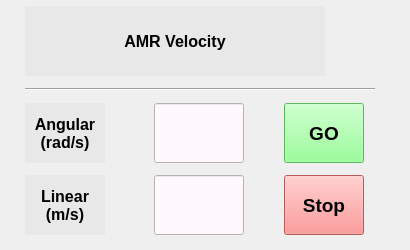
             <widget class="QWidget" name="Tab_DiffControl">
              <attribute name="title">
               <string>Differential</string>
              </attribute>
              <widget class="QWidget" name="gridLayoutWidget_2">
               <property name="geometry">
                <rect>
                 <x>0</x>
                 <y>0</y>
                 <width>401</width>
                 <height>241</height>
                </rect>
               </property>
               <layout class="QGridLayout" name="gridLayout">
                <item row="3" column="1">
                 <widget class="QLineEdit" name="Diff_LineEdit_Linear">
                  <property name="minimumSize">
                   <size>
                    <width>0</width>
                    <height>0</height>
                   </size>
                  </property>
                  <property name="maximumSize">
                   <size>
                    <width>90</width>
                    <height>90</height>
                   </size>
                  </property>
                  <property name="font">
                   <font>
                    <family>微軟正黑體</family>
                    <pointsize>12</pointsize>
                    <weight>75</weight>
                    <bold>true</bold>
                   </font>
                  </property>
                  <property name="layoutDirection">
                   <enum>Qt::LeftToRight</enum>
                  </property>
                  <property name="styleSheet">
                   <string notr="true">background-color:rgb(255, 248, 252)</string>
                  </property>
                  <property name="text">
                   <string/>
                  </property>
                  <property name="alignment">
                   <set>Qt::AlignCenter</set>
                  </property>
                 </widget>
                </item>
                <item row="0" column="0" colspan="3">
                 <widget class="QLabel" name="Diff_Label_Title_Top">
                  <property name="minimumSize">
                   <size>
                    <width>300</width>
                    <height>70</height>
                   </size>
                  </property>
                  <property name="maximumSize">
                   <size>
                    <width>300</width>
                    <height>70</height>
                   </size>
                  </property>
                  <property name="font">
                   <font>
                    <pointsize>12</pointsize>
                    <weight>75</weight>
                    <bold>true</bold>
                   </font>
                  </property>
                  <property name="styleSheet">
                   <string notr="true">background-color:rgb(232, 232, 232)</string>
                  </property>
                  <property name="text">
                   <string>AMR Velocity</string>
                  </property>
                  <property name="alignment">
                   <set>Qt::AlignCenter</set>
                  </property>
                 </widget>
                </item>
                <item row="2" column="2">
                 <widget class="QPushButton" name="Diff_Btn_Go">
                  <property name="sizePolicy">
                   <sizepolicy hsizetype="Minimum" vsizetype="Minimum">
                    <horstretch>0</horstretch>
                    <verstretch>0</verstretch>
                   </sizepolicy>
                  </property>
                  <property name="minimumSize">
                   <size>
                    <width>80</width>
                    <height>50</height>
                   </size>
                  </property>
                  <property name="maximumSize">
                   <size>
                    <width>80</width>
                    <height>60</height>
                   </size>
                  </property>
                  <property name="font">
                   <font>
                    <pointsize>14</pointsize>
                    <weight>75</weight>
                    <bold>true</bold>
                   </font>
                  </property>
                  <property name="styleSheet">
                   <string notr="true">background-color: rgb(125, 255, 125);</string>
                  </property>
                  <property name="text">
                   <string>GO</string>
                  </property>
                 </widget>
                </item>
                <item row="3" column="2">
                 <widget class="QPushButton" name="Diff_Btn_Stop">
                  <property name="sizePolicy">
                   <sizepolicy hsizetype="Minimum" vsizetype="Minimum">
                    <horstretch>0</horstretch>
                    <verstretch>0</verstretch>
                   </sizepolicy>
                  </property>
                  <property name="minimumSize">
                   <size>
                    <width>80</width>
                    <height>50</height>
                   </size>
                  </property>
                  <property name="maximumSize">
                   <size>
                    <width>80</width>
                    <height>60</height>
                   </size>
                  </property>
                  <property name="font">
                   <font>
                    <pointsize>14</pointsize>
                    <weight>75</weight>
                    <bold>true</bold>
                   </font>
                  </property>
                  <property name="styleSheet">
                   <string notr="true">background-color: rgb(255, 125, 125);</string>
                  </property>
                  <property name="text">
                   <string>Stop</string>
                  </property>
                 </widget>
                </item>
                <item row="3" column="0">
                 <widget class="QLabel" name="Diff_Label_Title_Linear">
                  <property name="minimumSize">
                   <size>
                    <width>80</width>
                    <height>50</height>
                   </size>
                  </property>
                  <property name="maximumSize">
                   <size>
                    <width>80</width>
                    <height>70</height>
                   </size>
                  </property>
                  <property name="font">
                   <font>
                    <pointsize>12</pointsize>
                    <weight>75</weight>
                    <bold>true</bold>
                   </font>
                  </property>
                  <property name="layoutDirection">
                   <enum>Qt::LeftToRight</enum>
                  </property>
                  <property name="styleSheet">
                   <string notr="true">background-color:rgb(232, 232, 232)</string>
                  </property>
                  <property name="text">
                   <string>Linear
(m/s)</string>
                  </property>
                  <property name="alignment">
                   <set>Qt::AlignCenter</set>
                  </property>
                 </widget>
                </item>
                <item row="2" column="0">
                 <widget class="QLabel" name="Diff_Label_Title_Angular">
                  <property name="minimumSize">
                   <size>
                    <width>80</width>
                    <height>50</height>
                   </size>
                  </property>
                  <property name="maximumSize">
                   <size>
                    <width>80</width>
                    <height>70</height>
                   </size>
                  </property>
                  <property name="font">
                   <font>
                    <family>Ubuntu</family>
                    <pointsize>12</pointsize>
                    <weight>75</weight>
                    <italic>false</italic>
                    <bold>true</bold>
                   </font>
                  </property>
                  <property name="layoutDirection">
                   <enum>Qt::LeftToRight</enum>
                  </property>
                  <property name="styleSheet">
                   <string notr="true">background-color:rgb(232, 232, 232)</string>
                  </property>
                  <property name="text">
                   <string>Angular
(rad/s)</string>
                  </property>
                  <property name="alignment">
                   <set>Qt::AlignCenter</set>
                  </property>
                 </widget>
                </item>
                <item row="2" column="1">
                 <widget class="QLineEdit" name="Diff_LineEdit_Angular">
                  <property name="minimumSize">
                   <size>
                    <width>0</width>
                    <height>0</height>
                   </size>
                  </property>
                  <property name="maximumSize">
                   <size>
                    <width>90</width>
                    <height>90</height>
                   </size>
                  </property>
                  <property name="font">
                   <font>
                    <family>微軟正黑體</family>
                    <pointsize>12</pointsize>
                    <weight>75</weight>
                    <bold>true</bold>
                   </font>
                  </property>
                  <property name="layoutDirection">
                   <enum>Qt::LeftToRight</enum>
                  </property>
                  <property name="styleSheet">
                   <string notr="true">background-color:rgb(255, 248, 252)</string>
                  </property>
                  <property name="text">
                   <string/>
                  </property>
                  <property name="alignment">
                   <set>Qt::AlignCenter</set>
                  </property>
                 </widget>
                </item>
                <item row="1" column="0" colspan="3">
                 <widget class="Line" name="line_2">
                  <property name="orientation">
                   <enum>Qt::Horizontal</enum>
                  </property>
                 </widget>
                </item>
               </layout>
              </widget>
             </widget>
